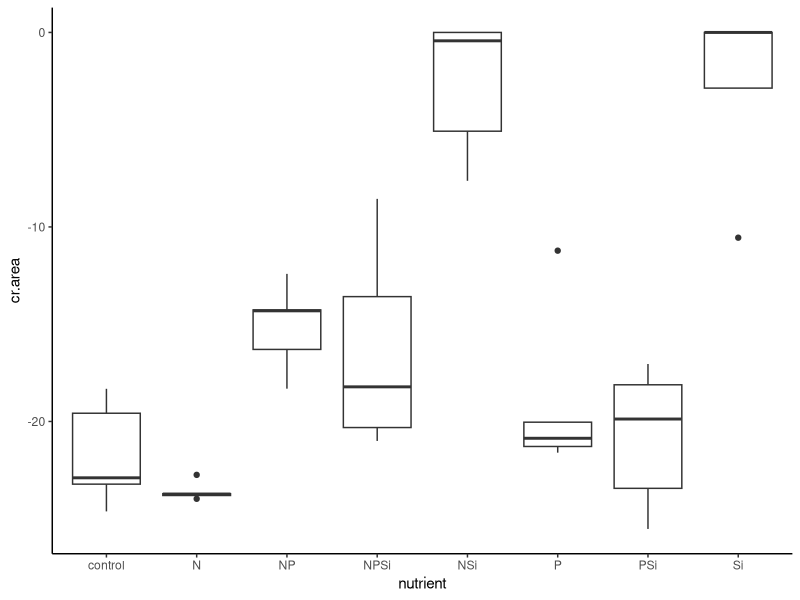
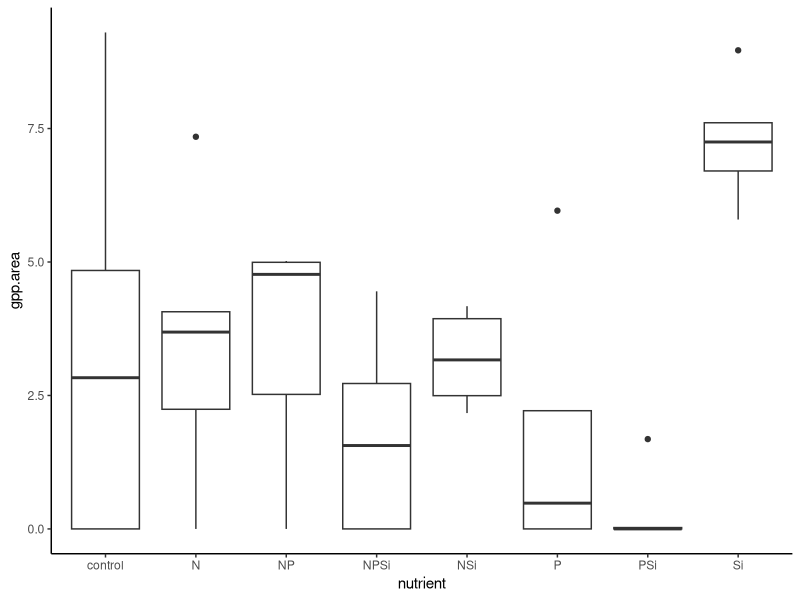
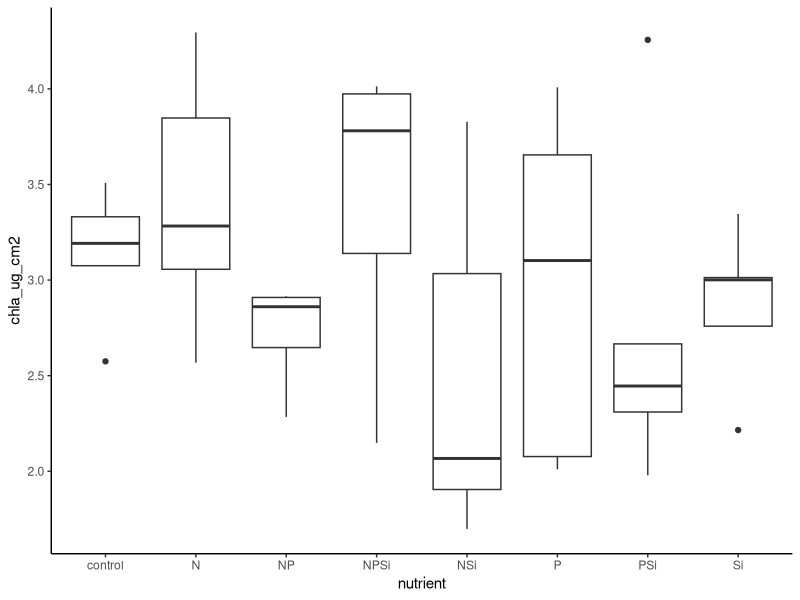
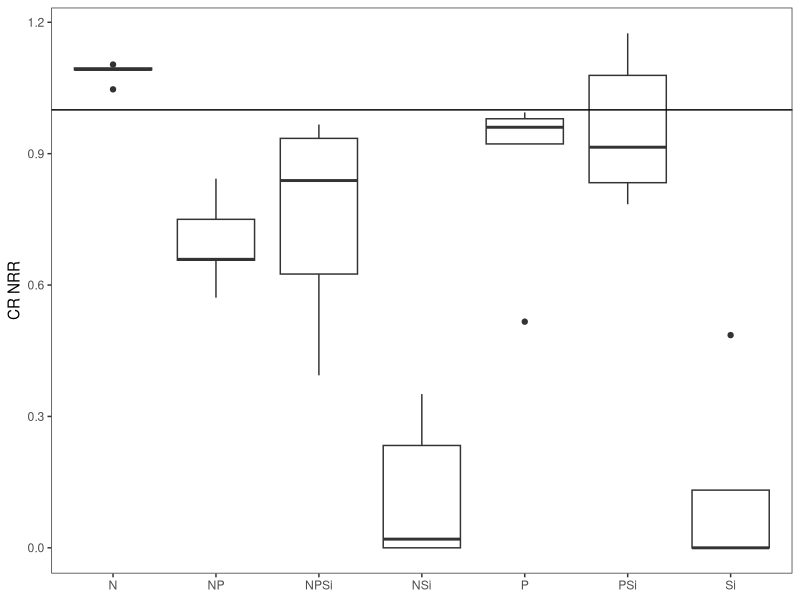
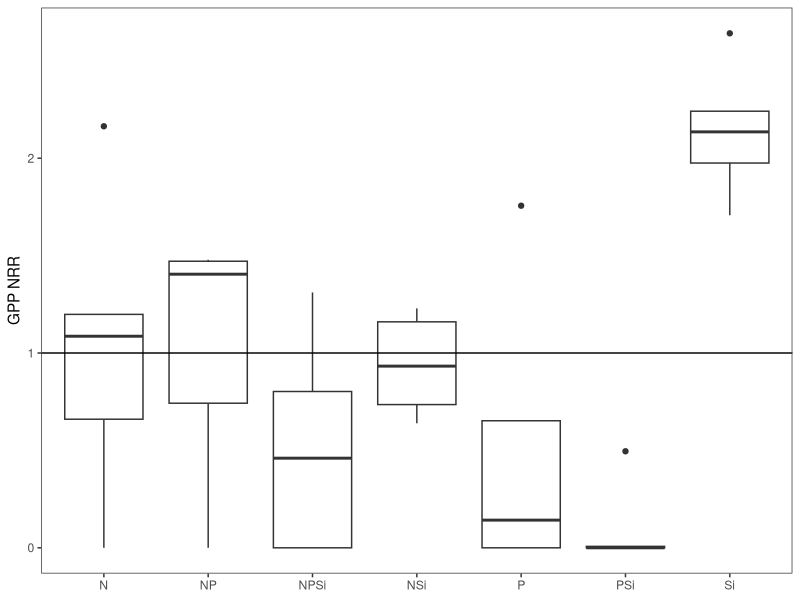
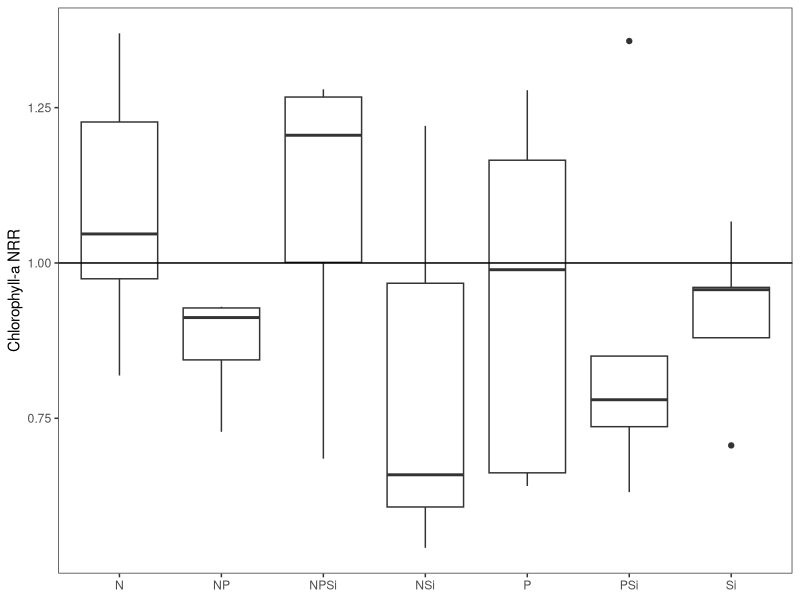
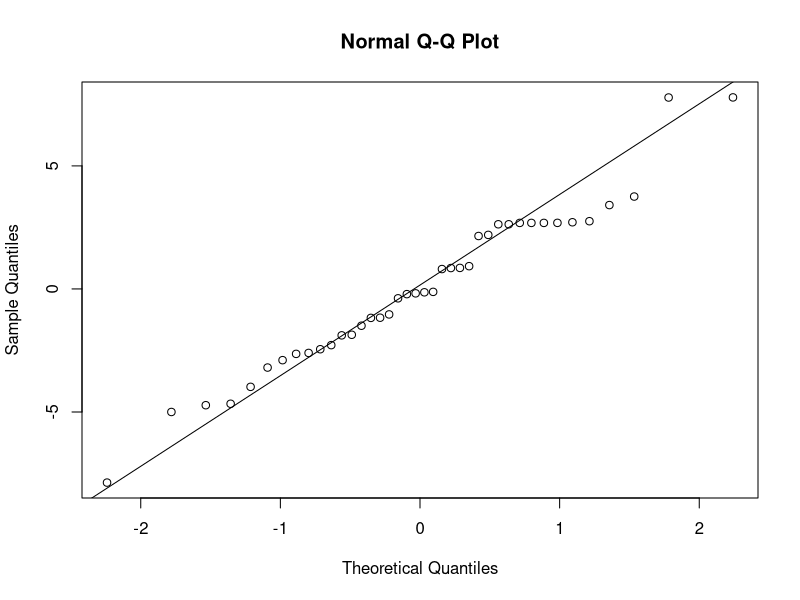
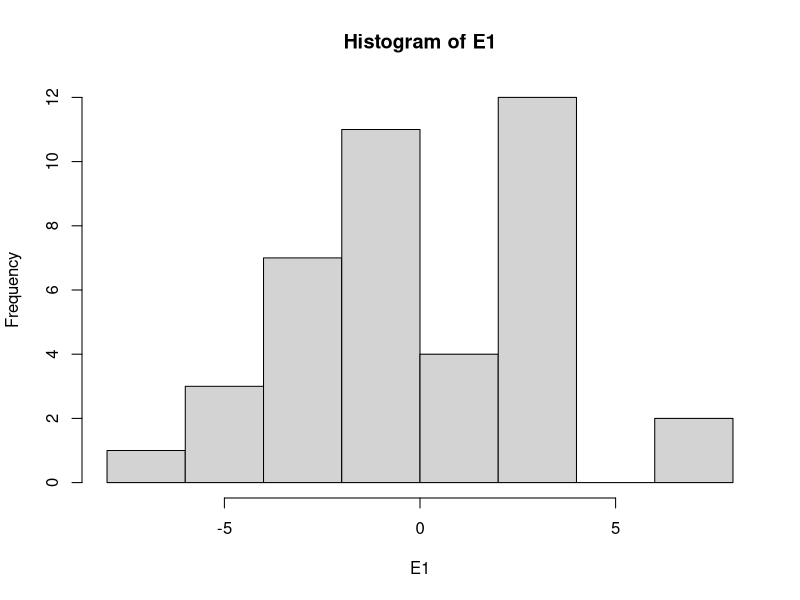

The R source for these figures, in order: (Note: this script raises an error after producing the figures.)
#Author:  Clay Arango
#Creation date: 10-Feb-19
#Script to analyze NDS data from Summer 2018 NDS work with S. Roley and A. Alexiades

#packages
install.packages("nlme")
install.packages("nortest")
install.packages("plyr")
install.packages("dplyr")
install.packages("multcomp")
install.packages("MASS")
install.packages("ggplot2")
library(nlme)
library(nortest)
library(plyr)
library(dplyr)
library(multcomp)
library(MASS)
library(ggplot2)

#Load data
mab_fall <- read.table(file="mab_fall.csv", header=T, sep=",")

#set variable
d = mab_fall

#evaluate data to make sure factors are correct
names(d)

unique(d$nutrient) #control, N, NP, NPSi, NSi, P, PSi, Si
unique(d$N) #should be 0 and 1
unique(d$P) #should be 0 and 1
unique(d$Si) #should be 0 and 1
unique(d$top) #should be "sponge" and "glass"
#if need to change, use recode function below. 
#d$top<-recode(d$top, "cellulose" ="sponge")
str(d)

#convert N and P vand Si alues (0 or 1 for absence or presence) to factors
d$N<-as.factor(d$N)
d$P<-as.factor(d$P)
d$Si<-as.factor(d$Si)
str(d)

#subset data into gpp and cr response
d.cr = subset(d, top=="sponge", data=d)
d.gpp = subset(d, top=="glass", data=d)

#check for outliers and check data entry before calculating CR-NRR
ggplot(d.cr, aes(x=nutrient, y=cr.area)) + geom_boxplot() + theme_classic()
#A5 is an outlier, Si group has 3 zeros so can't tell what is an outlier

#calculate nrr for cr
x<-ddply(d.cr, "nutrient", summarise, ave_cr = mean(cr.area, na.rm=T)) 
x
d.cr$cr.nrr = d.cr$cr.area/-21.727991 #divide by control ave_cr

#check for outliers and check data entry before calculating GPP- and chla-NRR
ggplot(d.gpp, aes(x=nutrient, y=gpp.area)) + geom_boxplot() + theme_classic()
#F7, P group has 2 zeros so can't tell what is an outlier, Si group looks OK 
ggplot(d.gpp, aes(x=nutrient, y=chla_ug_cm2)) + geom_boxplot() + theme_classic()
#P+Si group is evenly spread out, Si and control look OK

#calculate nrr for gpp and chla
x<- ddply(d.gpp, "nutrient", summarise, ave_gpp = mean(gpp.area, na.rm=T), ave_chla = mean(chla_ug_cm2, na.rm=T)) 
x
d.gpp$gpp.nrr = d.gpp$gpp.area/3.3947683 #divide by control ave_gpp
d.gpp$chla.nrr = d.gpp$chla_ug_cm2/3.136110 #divide by control ave_chla
#use to exclude outliers
#x1<- ddply(subset(d.gpp, !(nds.id=="F6")), "nutrient", summarise, ave_chla = mean(chla_ug_cm2, na.rm=T)) 
#x1
#d.gpp$chla.nrr_1<-d.gpp$chla_ug_cm2/2.700340

#combine into one file and export
d.cr$chla.nrr<-NA
#d.cr$chla.nrr_1<-NA#for excluded outliers
d.cr$gpp.nrr<-NA
d.gpp$cr.nrr<-NA
d.nrr<-rbind(d.cr, d.gpp)
d.nrr$site.date<-"mab_fall"
write.table(d.nrr, "mab_fall_nrr.csv",  sep=",", quote=F, row.names =F)

###############
#plots of NRR
##############
ggplot(data=subset(d.cr, !(nutrient=="control")), aes(x=nutrient, y=cr.nrr))+geom_boxplot()+theme_bw()+
  ylab("CR NRR")+geom_abline(slope = 0, intercept = 1)+
  theme(axis.title.x=element_blank(), panel.grid.minor=element_blank(), panel.grid.major=element_blank())
#no limitation, Si inhibition?

ggplot(data=subset(d.gpp, !(nutrient=="control")), aes(x=nutrient, y=gpp.nrr))+geom_boxplot()+theme_bw()+
  ylab("GPP NRR")+geom_abline(slope = 0, intercept = 1)+
  theme(axis.title.x=element_blank(), panel.grid.minor=element_blank(), panel.grid.major=element_blank())
#Si limitation, but not a similar response with N or P

ggplot(data=subset(d.gpp, !(nutrient=="control")), aes(x=nutrient, y=chla.nrr))+geom_boxplot()+theme_bw()+
  ylab("Chlorophyll-a NRR")+geom_abline(slope = 0, intercept = 1)+ 
  theme(axis.title.x=element_blank(), panel.grid.minor=element_blank(), panel.grid.major=element_blank())
#no limitation

##########
#NRR Summary Files
#########

GPP_sum<-ddply(d.gpp, "nutrient", summarise, ave_nrr.gpp=mean(gpp.nrr, na.rm=T), sd_nrr.gpp=sd(gpp.nrr, na.rm=T), 
               se_nrr.gpp =(sd(gpp.nrr)/sqrt(sum(!is.na(gpp.nrr)))), 
               ci95_nrr.gpp = (1.96*(sd(gpp.nrr)/sqrt(sum(!is.na(gpp.nrr))))),
               ave_nrr.chla=mean(chla.nrr, na.rm=T), sd_nrr.chla=sd(chla.nrr, na.rm=T), 
               se_nrr.chla =(sd(chla.nrr)/sqrt(sum(!is.na(chla.nrr)))), 
               ci95_nrr.chla = (1.96*(sd(chla.nrr)/sqrt(sum(!is.na(chla.nrr))))))
CR_sum<-ddply(d.cr, "nutrient", summarise, ave_nrr.cr=mean(cr.nrr, na.rm=T), sd_nrr.cr=sd(cr.nrr, na.rm=T), 
              se_nrr.cr =(sd(cr.nrr)/sqrt(sum(!is.na(cr.nrr)))), 
              ci95_nrr.cr = (1.96*(sd(cr.nrr)/sqrt(sum(!is.na(cr.nrr))))))

#now combine into one and export
d.sum<-merge(GPP_sum, CR_sum, by="nutrient")
d.sum$site_date<-"mab_fall"
write.table(d.sum, "mab_fall_summ.csv",  sep=",", quote=F, row.names=F)

############################################################
#analyze RESPIRATION data
############################################################

M1<-gls(cr.area~N*P*Si, data=d.cr, na.action=na.omit)
E1<-residuals(M1)
qqnorm(E1)
qqline(E1)
ad.test(E1)
   #residuals are normally distributed
hist(E1)  
plot(M1)

plot(filter(d.cr, !is.na(cr.area)) %>% dplyr::select(nutrient), 
     E1, xlab="nutrient", ylab="Residuals")
bartlett.test(cr.area~nutrient, data=d.cr)
   #variance test is bad, but close

anova(M1)
  
x <- group_by(d.cr, nutrient) %>%  # Grouping function causes subsequent functions to aggregate by season and reach
  summarize(cr.mean = abs(mean(cr.area, na.rm = TRUE)), # na.rm = TRUE to remove missing values
            cr.sd=abs(sd(cr.area, na.rm = TRUE)),  # na.rm = TRUE to remove missing values
            n = sum(!is.na(cr.area)), # of observations, excluding NAs. 
            cr.se=cr.sd/sqrt(n))

ggplot(data=x, aes(x=nutrient, y=cr.mean)) + 
  geom_bar(stat="identity", position=position_dodge(), color = "black") + 
  geom_errorbar(aes(ymin=cr.mean, ymax=cr.mean+cr.se), width=0.2, 
                position=position_dodge(0.9)) + 
  xlab("Nutrient") +
  ylab(expression(Respiration~(ug~O[2]~m^{-2}~h^{-1}))) +
  ylim(0,20) +
  labs(fill="Light") +
  theme_bw() +
  theme(panel.grid.major=element_blank(),
        panel.grid.minor=element_blank(),
        legend.title=element_text(size=6),
        legend.key=element_blank(), 
        legend.position=c(0.5,0.95), 
        legend.text=element_text(size=8), 
        legend.background=element_blank(), 
        legend.direction="horizontal", 
        legend.key.size=unit(0.3, "cm"), 
        axis.title.y=element_text(size=8), 
        axis.title.x=element_text(size=8), 
        axis.text.x=element_text(size=8))

#ggsave('output/figures/Ring_fall.tiff',
#       units="in",
#       width=3.25,
#       height=3.25,
#       dpi=1200,
#       compression="lzw")

#summarize nrr
x <- group_by(d.cr, nutrient) %>%  # Grouping function causes subsequent functions to aggregate by season and reach
  summarize(cr.mean = abs(mean(cr.nrr, na.rm = TRUE)), # na.rm = TRUE to remove missing values
            cr.sd=abs(sd(cr.nrr, na.rm = TRUE)),  # na.rm = TRUE to remove missing values
            n = sum(!is.na(cr.nrr)), # of observations, excluding NAs. 
            cr.se=cr.sd/sqrt(n))

############################################################
#analyze the PRODUCTION data
############################################################

M1<-gls(gpp.area~N*P*Si, data=d.gpp, na.action=na.omit) 
E1<-residuals(M1)
qqnorm(E1)
qqline(E1)
ad.test(E1)
   #residuals are not normal but close

hist(E1, xlab="residuals", main="")
plot(M1)

plot(filter(d.gpp, !is.na(gpp.area)) %>% dplyr::select(nutrient), 
     E1, xlab="nutrient", ylab="Residuals")
bartlett.test(gpp.area~nutrient, data=d.gpp)
   #bad but close

anova(M1)
  
x <- group_by(d.gpp, nutrient) %>%  # Grouping function causes subsequent functions to aggregate by season and reach
  summarize(gpp.mean = abs(mean(gpp.area, na.rm = TRUE)), # na.rm = TRUE to remove missing values
            gpp.sd=abs(sd(gpp.area, na.rm = TRUE)),  # na.rm = TRUE to remove missing values
            n = sum(!is.na(gpp.area)), # of observations, excluding NAs. 
            gpp.se=gpp.sd/sqrt(n))

ggplot(data=x, aes(x=nutrient, y=gpp.mean)) + 
  geom_bar(stat="identity", position=position_dodge(), color = "black") + 
  geom_errorbar(aes(ymin=gpp.mean, ymax=gpp.mean+gpp.se), width=0.2, 
                position=position_dodge(0.9)) + 
  xlab("Nutrient") +
  ylab(expression(Production~(ug~O[2]~m^{-2}~h^{-1}))) +
  labs(fill="Light") +
  theme_bw() +
  theme(panel.grid.major=element_blank(),
        panel.grid.minor=element_blank(), 
        legend.title=element_text(size=6), 
        legend.key=element_blank(),  
        legend.position=c(0.5,0.95),  
        legend.text=element_text(size=8),  
        legend.background=element_blank(),  
        legend.direction="horizontal",  
        legend.key.size=unit(0.3, "cm"),  
        axis.title.y=element_text(size=8),  
        axis.title.x=element_text(size=8),  
        axis.text.x=element_text(size=8))

#ggsave('output/figures/gppByNutrient.tiff',
#       units="in",
#       width=3.25,
#       height=3.25,
#       dpi=1200,
#       compression="lzw")

#summarize nrr
x <- group_by(d.gpp, nutrient) %>%  # Grouping function causes subsequent functions to aggregate by season and reach
  summarize(gpp.mean = abs(mean(gpp.nrr, na.rm = TRUE)), # na.rm = TRUE to remove missing values
            gpp.sd=abs(sd(gpp.nrr, na.rm = TRUE)),  # na.rm = TRUE to remove missing values
            n = sum(!is.na(gpp.nrr)), # of observations, excluding NAs. 
            gpp.se=gpp.sd/sqrt(n))

#BELOW HERE IS NOT EDITED





############################################################
#analyze the CHL-A biomass on disks

M1<-gls(chla~N*P*light, data=roza_sum.chla, na.action=na.omit)
E1<-residuals(M1)
qqnorm(E1)
qqline(E1)
ad.test(E1)
  #residuals look bad (p=0.001)
hist(E1)
plot(M1)

vf1 = varIdent(form = ~ 1|N*P)
vf2 = varIdent(form = ~ 1|light)
vf3 = varIdent(form = ~ 1|N*P*light)
vf4 = varPower(form = ~ fitted(.)) 
vf5 = varExp(form = ~ fitted(.))
vf6 = varConstPower(form = ~ fitted(.))
vf7 = varExp(form = ~ fitted(.)|nutrient)

M2<-gls(chla~N*P*light, data=roza_sum.chla, na.action=na.omit, weights=vf1)
M3<-gls(chla~N*P*light, data=roza_sum.chla, na.action=na.omit, weights=vf2)
M4<-gls(chla~N*P*light, data=roza_sum.chla, na.action=na.omit, weights=vf3)
M5<-gls(chla~N*P*light, data=roza_sum.chla, na.action=na.omit, weights=vf4)
M6<-gls(chla~N*P*light, data=roza_sum.chla, na.action=na.omit, weights=vf5)
M7<-gls(chla~N*P*light, data=roza_sum.chla, na.action=na.omit, weights=vf6)
M8<-gls(chla~N*P*light, data=roza_sum.chla, na.action=na.omit, weights=vf7)

anova(M1,M2,M3,M4,M5,M6,M7,M8)

#M3 is best on AIC

E3<-residuals(M3)
qqnorm(E3)
qqline(E3)
ad.test(E3)
#residuals are not normal (p=0.001)
hist(E3, xlab="residuals", main="")
plot(M3)
  #hist and plot look good

plot(filter(roza_sum.chla, !is.na(chla)) %>% dplyr::select(light), 
     E3, xlab="light", ylab="Residuals")
bartlett.test(chla~light, data=roza_sum.chla)

plot(filter(roza_sum.chla, !is.na(chla)) %>% dplyr::select(nutrient), 
     E3, xlab="nutrient", ylab="Residuals")
bartlett.test(chla~nutrient, data=roza_sum.chla)

anova(M3)

#light is significant and N and P separately interact with light

x<-roza_sum.chla[complete.cases(roza_sum.chla$chla),]

with(x, 
     interaction.plot(nutrient,light,chla, 
                      ylim=c(0,1.5),lty=c(1,12),lwd=2,ylab="Chlorophyll a", 
                      xlab="Nutrient", trace.label="Light"))

x <- group_by(roza_sum.chla, nutrient, light) %>%  # Grouping function causes subsequent functions to aggregate by season and reach
  summarize(chla.mean = mean(chla, na.rm = TRUE), # na.rm = TRUE to remove missing values
            chla.sd=sd(chla, na.rm = TRUE),  # na.rm = TRUE to remove missing values
            n = sum(!is.na(chla)), # of observations, excluding NAs. 
            chla.se=chla.sd/sqrt(n))

ggplot(data=x, 
       aes(x=nutrient, y=chla.mean, fill=light)) + 
  geom_bar(stat="identity", position=position_dodge(), color = "black") + 
  geom_errorbar(aes(ymin=chla.mean, ymax=chla.mean+chla.se), width=0.2, 
                position=position_dodge(0.9)) + 
  scale_fill_manual(values=c("white","black")) +
  xlab("Nutrient") +
  ylab(expression(Chlorophyll~a~(ug~cm^{-2}))) +
  ylim(0,1.7) +
  labs(fill="Light") +
  theme_bw() +
  theme(panel.grid.major=element_blank(), 
        panel.grid.minor=element_blank(), 
        legend.title=element_text(size=6), 
        legend.key=element_blank(), 
        legend.position=c(0.5,0.95), 
        legend.text=element_text(size=8), 
        legend.background=element_blank(), 
        legend.direction="horizontal", 
        legend.key.size=unit(0.3, "cm"), 
        axis.title.y=element_text(size=8), 
        axis.title.x=element_text(size=8), 
        axis.text.x=element_text(size=8))

ggsave('output/figures/chlaByNutrientLight.tiff',
       units="in",
       width=3.25,
       height=3.25,
       dpi=1200,
       compression="lzw")



############################################################
############################################################
#calculate nrr mean and standard error
x1 <- group_by(roza_sum, nutrient, light) %>%  # Grouping function causes subsequent functions to aggregate by season and reach
  summarize(chla.nrr.mean = mean(chla.nrr, na.rm = TRUE), # na.rm = TRUE to remove missing values
            chla.nrr.sd=sd(chla.nrr, na.rm = TRUE),  # na.rm = TRUE to remove missing values
            chla.n = sum(!is.na(chla.nrr)), # of observations, excluding NAs. 
            chla.nrr.se=chla.nrr.sd/sqrt(chla.n))


x2 <- group_by(roza_sum, nutrient, light) %>%  # Grouping function causes subsequent functions to aggregate by season and reach
  summarize(gpp.nrr.mean = mean(gpp.nrr, na.rm = TRUE), # na.rm = TRUE to remove missing values
            gpp.nrr.sd=sd(gpp.nrr, na.rm = TRUE),  # na.rm = TRUE to remove missing values
            gpp.n = sum(!is.na(gpp.nrr)), # of observations, excluding NAs. 
            gpp.nrr.se=gpp.nrr.sd/sqrt(gpp.n))

x3 <- group_by(roza_sum, nutrient, light) %>%  # Grouping function causes subsequent functions to aggregate by season and reach
  summarize(cr.nrr.mean = mean(cr.nrr, na.rm = TRUE), # na.rm = TRUE to remove missing values
            cr.nrr.sd=sd(cr.nrr, na.rm = TRUE),  # na.rm = TRUE to remove missing values
            cr.n = sum(!is.na(cr.nrr)), # of observations, excluding NAs. 
            cr.nrr.se=cr.nrr.sd/sqrt(cr.n))

roza_sum.nrr<-cbind(x1,x2,x3)
roza_sum.nrr <- roza_sum.nrr[, !duplicated(colnames(roza_sum.nrr))]
write.csv(roza_sum.nrr, "roza_sum.nrr.csv")
